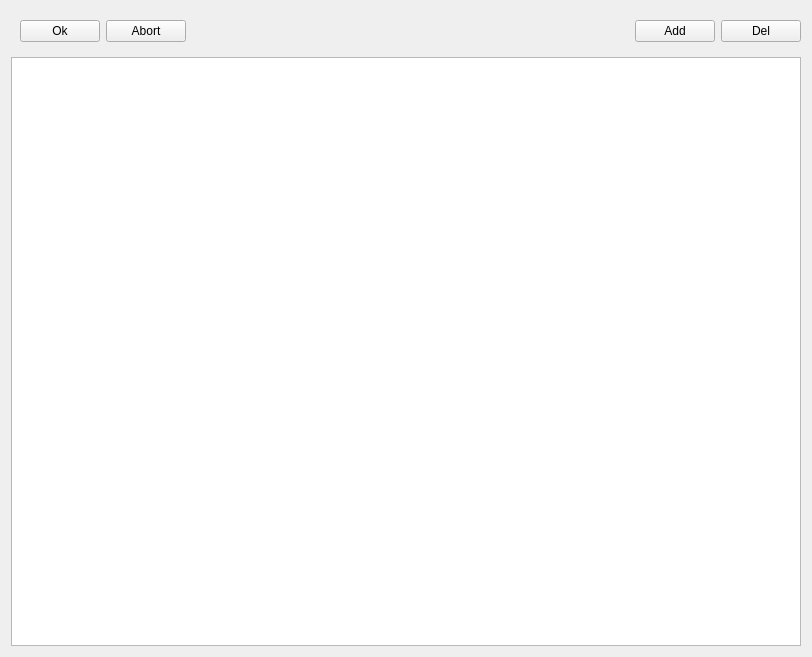
<?xml version="1.0" encoding="UTF-8"?>
<!--

Copyright (C) 2025 Davyd Stalytenko
SPDX-License-Identifier: GPL-3.0-only

This file is part of SchooliesCave.

SchooliesCave is free software: you can redistribute it and/or modify it under the terms
of the GNU General Public License as published by the Free Software Foundation, version 3
of the License only.

SchooliesCave is distributed in the hope that it will be useful, but WITHOUT ANY WARRANTY;
without even the implied warranty of MERCHANTABILITY or FITNESS FOR A PARTICULAR PURPOSE.
See the GNU General Public License for more details.

You should have received a copy of the GNU General Public License along with SchooliesCave.
If not, see <https://www.gnu.org/licenses/>.

-->
<ui version="4.0">
 <class>SubjectsOfTeacherModule</class>
 <widget class="QWidget" name="SubjectsOfTeacherModule">
  <property name="geometry">
   <rect>
    <x>0</x>
    <y>0</y>
    <width>812</width>
    <height>657</height>
   </rect>
  </property>
  <property name="windowTitle">
   <string>Form</string>
  </property>
  <layout class="QVBoxLayout" name="verticalLayout">
   <item>
    <layout class="QHBoxLayout" name="menuLayout">
     <item>
      <widget class="QFrame" name="additionMenu">
       <layout class="QHBoxLayout" name="additionMenuLayout">
        <item>
         <widget class="QPushButton" name="confirmAddition">
          <property name="text">
           <string>Ok</string>
          </property>
         </widget>
        </item>
        <item>
         <widget class="QPushButton" name="abortAddition">
          <property name="text">
           <string>Abort</string>
          </property>
         </widget>
        </item>
       </layout>
      </widget>
     </item>
     <item>
      <spacer name="horizontalSpacer">
       <property name="orientation">
        <enum>Qt::Horizontal</enum>
       </property>
       <property name="sizeHint" stdset="0">
        <size>
         <width>40</width>
         <height>20</height>
        </size>
       </property>
      </spacer>
     </item>
     <item>
      <widget class="QPushButton" name="addSubject">
       <property name="text">
        <string>Add</string>
       </property>
      </widget>
     </item>
     <item>
      <widget class="QPushButton" name="deleteSubject">
       <property name="text">
        <string>Del</string>
       </property>
      </widget>
     </item>
    </layout>
   </item>
   <item>
    <widget class="QListView" name="subjectsList"/>
   </item>
  </layout>
 </widget>
 <resources/>
 <connections/>
</ui>
